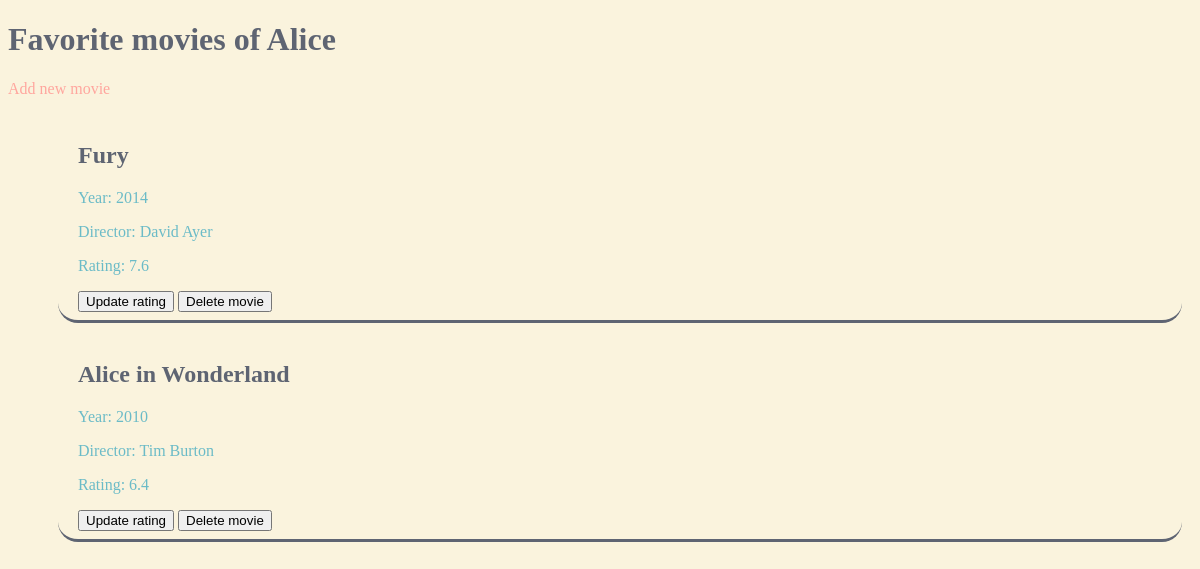
/users/3, run on the app's committed database.
### data_models.py (models this page shows, shortened)
class User(db.Model):
    __tablename__ = "users"
    user_id = db.Column(db.Integer, primary_key=True, unique=True, autoincrement=True)
    user_name = db.Column(db.String(30), unique=True)

class Movie(db.Model):
    __tablename__ = "movies"
    movie_id = db.Column(db.Integer, primary_key=True, unique=True, autoincrement=True)
    user_id = db.Column(db.Integer, db.ForeignKey("users.user_id"))
    title = db.Column(db.String(50))
    year = db.Column(db.Integer)
    director = db.Column(db.String)
    rating = db.Column(db.Float)

### app.py (the view)
@app.route("/users/<user_id>")  # exhibit a specific user’s list of favorite movies.
def list_favorite_movies(user_id):
    users = data_manager.get_all_users()
    user_name = data_manager.find_user_by_id(user_id)
    user_movies = data_manager.get_user_movies(user_id)
    try:
        return render_template('user_movies.html', users=users, user_name=user_name, user_movies=user_movies,
                               user_id=user_id)
    except UndefinedError:
        error_message = "User ID could not be found."
        return render_template("not_found.html", error_message=error_message)

### datamanager/sqlite_datamanager.py (called while the page is built)
    def get_all_users(self):
        return User.query.all()

    def get_user_movies(self, user_id):
        user_movies = Movie.query.join(User).filter(int(user_id) == Movie.user_id)
        return user_movies

    def find_user_by_id(self, user_id):
        selected_user = User.query.filter_by(user_id=int(user_id)).first()
        return selected_user.user_name

### templates/user_movies.html (shortened to what this page needs)
<!DOCTYPE html>
<html lang="en">
<head>
    <link rel="stylesheet" href="{{url_for('static', filename='style.css')}}">
</head>
<body>
<h1>Favorite movies of {{ user_name }}</h1>
<a href="/users/{{ user_id }}/add_movie">Add new movie</a>
<ul>
    {% for movie in user_movies %}
    <li class="movie">
        <h2>{{ movie.title }}</h2>
        <p>Year: {{ movie.year }}</p>
        <p>Director: {{ movie.director }}</p>
        <p>Rating: {{ movie.rating }}</p>
        <a href="/users/{{ user_id }}/update_movie/{{ movie.movie_id }}"><button>Update rating</button></a>
        <a href="/users/{{ user_id }}/delete_movie/{{ movie.movie_id }}"><button>Delete movie</button></a>
    </li>
    {% endfor %}
</ul>
</body>
</html>

### static/style.css (style rules this page uses)
* { box-sizing: border-box; }
body { background: #FAF3DD; color: #5E6472; }
ul { list-style-type: disclosure-closed; color: #FFA69E; }
li { margin: 10px; }
.movie { list-style-type: none; border-bottom: solid #5E6472; padding: 0.5em; border-radius: 20px; padding-left: 20px; color: #6BBBC7; }
.movie h2 { color: #5E6472; }
a { text-decoration: none; color: #FFA69E; }

### data on the page
User: user_name "Alice"
Movie: title "Fury", year "2014", director "David Ayer", rating "7.6"
Movie: title "Alice in Wonderland", year "2010", director "Tim Burton", rating "6.4"
